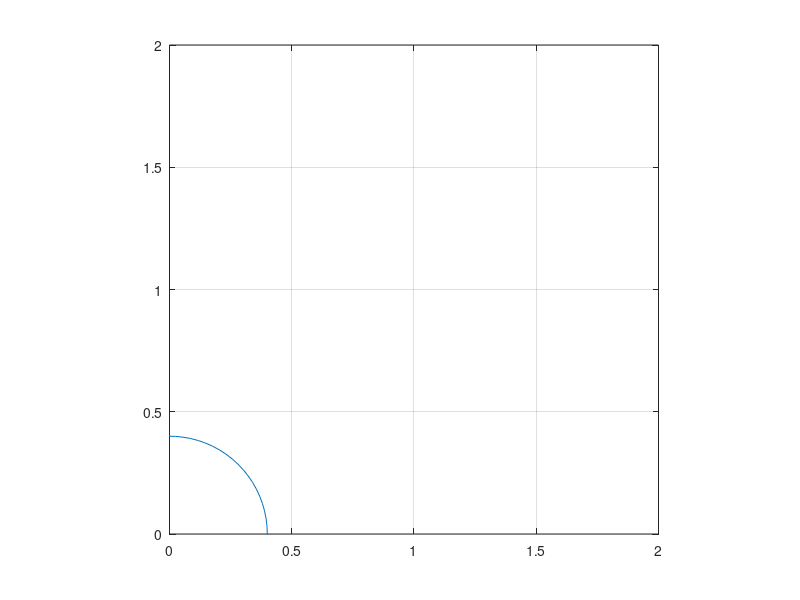

Here is the MATLAB script that generated this plot:
n=80;
r=0.4;
x0=0;
y0=0;
t=linspace(0,2*pi,n);
for dot = 1:n
    px = x0 + r.*cos(t);
    py = y0 + r.*sin(t);
end
plot(px, py);
axis square;
xlim([0 2]);
ylim([0 2]);
grid on;